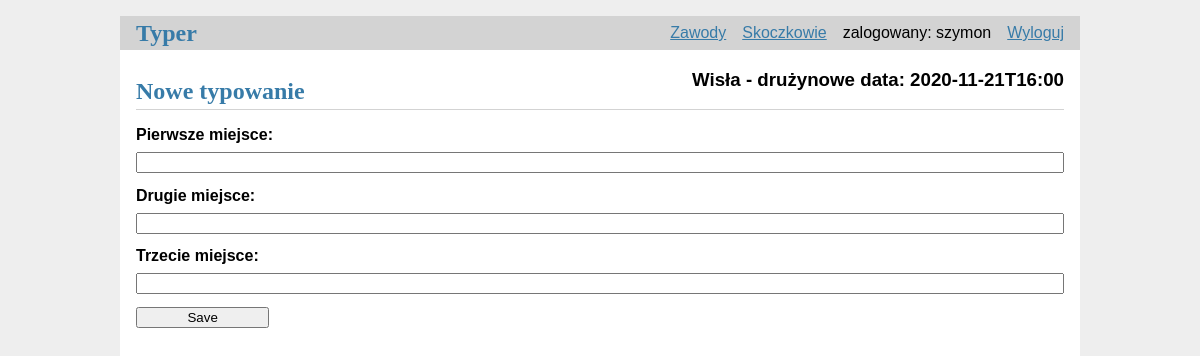
Page /create (signed in) on the committed database.
### tables this page shows
CREATE TABLE user(
    id INTEGER PRIMARY KEY AUTOINCREMENT,
    username TEXT UNIQUE NOT NULL,
    password TEXT NOT NULL,
    times_bet INTEGER NOT NULL DEFAULT 0,
    times_exact INTEGER NOT NULL DEFAULT 0,
    points INTEGER NOT NULL DEFAULT 0
);

CREATE TABLE tournaments(
    id INTEGER PRIMARY KEY AUTOINCREMENT,
    place TEXT NOT NULL,
    type TEXT NOT NULL,
    date_time DATETIME NOT NULL,
    first_place TEXT NOT NULL DEFAULT "TBA",
    second_place TEXT NOT NULL DEFAULT "TBA",
    third_place TEXT NOT NULL DEFAULT "TBA",
    status TEXT NOT NULL
);

### flaskr/typer.py (the view, shortened to what this page needs)
@bp.route('/create', methods=('GET', 'POST'))
@login_required
def create():
    db = get_db()
    tournament = db.execute(
        'SELECT id, place, type, date_time FROM tournaments'
        ' WHERE status = "następne"'
    ).fetchone()
    jumpers = get_jumpers()
    return render_template('typer/create.html', tournament=tournament, jumpers=jumpers)

### flaskr/auth.py (called while the page is built)
@bp.before_app_request
def load_logged_in_user():
    user_id = session.get('user_id')
    if user_id is None:
        g.user = None
    else:
        g.user = get_db().execute(
            'SELECT * FROM user WHERE id = ?', (user_id,)
        ).fetchone()

def login_required(view):
    @functools.wraps(view)
    def wrapped_view(**kwargs):
        if g.user is None:
            return redirect(url_for('auth.login'))
        return view(**kwargs)
    return wrapped_view

### flaskr/db.py (called while the page is built)
def get_db():
    if 'db' not in g:
        g.db = sqlite3.connect(
            current_app.config['DATABASE'],
            detect_types=sqlite3.PARSE_DECLTYPES
        )
        g.db.row_factory = sqlite3.Row
    return g.db

### flaskr/typer.py (called while the page is built, shortened)
def get_jumpers(selected_tournament=None):
    if selected_tournament is None:
        if check_type_of_tournament():
            jumpers = get_db().execute(
                'SELECT * FROM jumpers'
            ).fetchall()
        else:
            jumpers = get_db().execute(
                'SELECT * FROM countries'
            ).fetchall()
    return jumpers

def check_type_of_tournament(selected_tournament=None):
    if selected_tournament is None:
        type_of_tournament = get_db().execute(
            'SELECT type FROM tournaments WHERE status LIKE "następne"'
        ).fetchone()
        if type_of_tournament['type'] == 'indywidualne':
            return True
    else:
        type_of_tournament = selected_tournament
        if type_of_tournament['type'] == 'indywidualne':
            return True
    return False

### flaskr/templates/typer/create.html (shortened to what this page needs)
{% extends 'base.html' %}
{% block header %}
    <h1>{% block title%}Nowe typowanie{% endblock %}</h1>
    <h3>{{ tournament['place'] }} - {{ tournament['type'] }}
        data: {{  tournament['date_time']  }}</h3>
{% endblock %}
{% block content %}
    <form method="post">
        <label for="first_place">Pierwsze miejsce:</label>
        <input name="first_place"
               id="first_place"
               list="jumpers"
               value="{{ request.form['first_place'] }}"
               required>
        <label for="second_place">Drugie miejsce:</label>
        <input name="second_place"
               id="second_place"
               list="jumpers"
               value="{{ request.form['second_place'] }}"
               required>
        <label for="third_place">Trzecie miejsce:</label>
        <input name="third_place"
               id="third_place"
               list="jumpers"
               value="{{ request.form['third_place'] }}"
               required>
        <input type="submit" value="Save">
    </form>
{% endblock %}

### flaskr/templates/base.html (shortened to what this page needs)
<!doctype html>
<link rel="stylesheet" href="{{ url_for('static', filename='style.css') }}">
<nav>
    <h1><a href="{{ url_for('typer.index') }}">Typer</a></h1>
    <ul>
        {% if g.user %}
            <li><a href="{{ url_for('tournaments.tournaments') }}">Zawody</a></li>
            <li><a href="{{ url_for('jumpers.jumpers') }}">Skoczkowie</a></li>
            <li><span>zalogowany: {{ g.user['username'] }}</span></li>
            <li><a href="{{ url_for('auth.logout') }}">Wyloguj</a></li>
        {% else %}
            <li><a href="{{ url_for('auth.register') }}">Zarejestruj</a></li>
            <li><a href="{{ url_for('auth.login') }}">Zaloguj</a></li>
        {% endif %}
    </ul>
</nav>
<section class="content">
    <header>
        {% block header %}{% endblock %}
    </header>
    {% block content %}{% endblock %}
</section>

### flaskr/static/style.css (style rules this page uses)
h1 { font-family: serif; color: #377ba8; margin: 1rem 0; }
a { color: #377ba8; }
nav { background: lightgray; display: flex; align-items: center; padding: 0 0.5rem; }
nav h1 { flex: auto; margin: 0; }
nav h1 a { text-decoration: none; padding: 0.25rem 0.5rem; }
nav ul { display: flex; list-style: none; margin: 0; padding: 0; }
nav ul li a, nav ul li span, header .action { display: block; padding: 0.5rem; }
.content { padding: 0 1rem 1rem; }
.content > header { border-bottom: 1px solid lightgray; display: flex; align-items: flex-end; }
.content > header h1 { flex: auto; margin: 1rem 0 0.25rem 0; }
.content:last-child { margin-bottom: 0; }
.content form { margin: 1em 0; display: flex; flex-direction: column; }
.content label { font-weight: bold; margin-bottom: 0.5em; }
.content input, .content textarea { margin-bottom: 1em; }
input[type=submit] { align-self: start; min-width: 10em; }

### rows in the picture
user: user.username "szymon"
tournaments: place "Wisła", type "drużynowe", date_time "2020-11-21T16:00"
